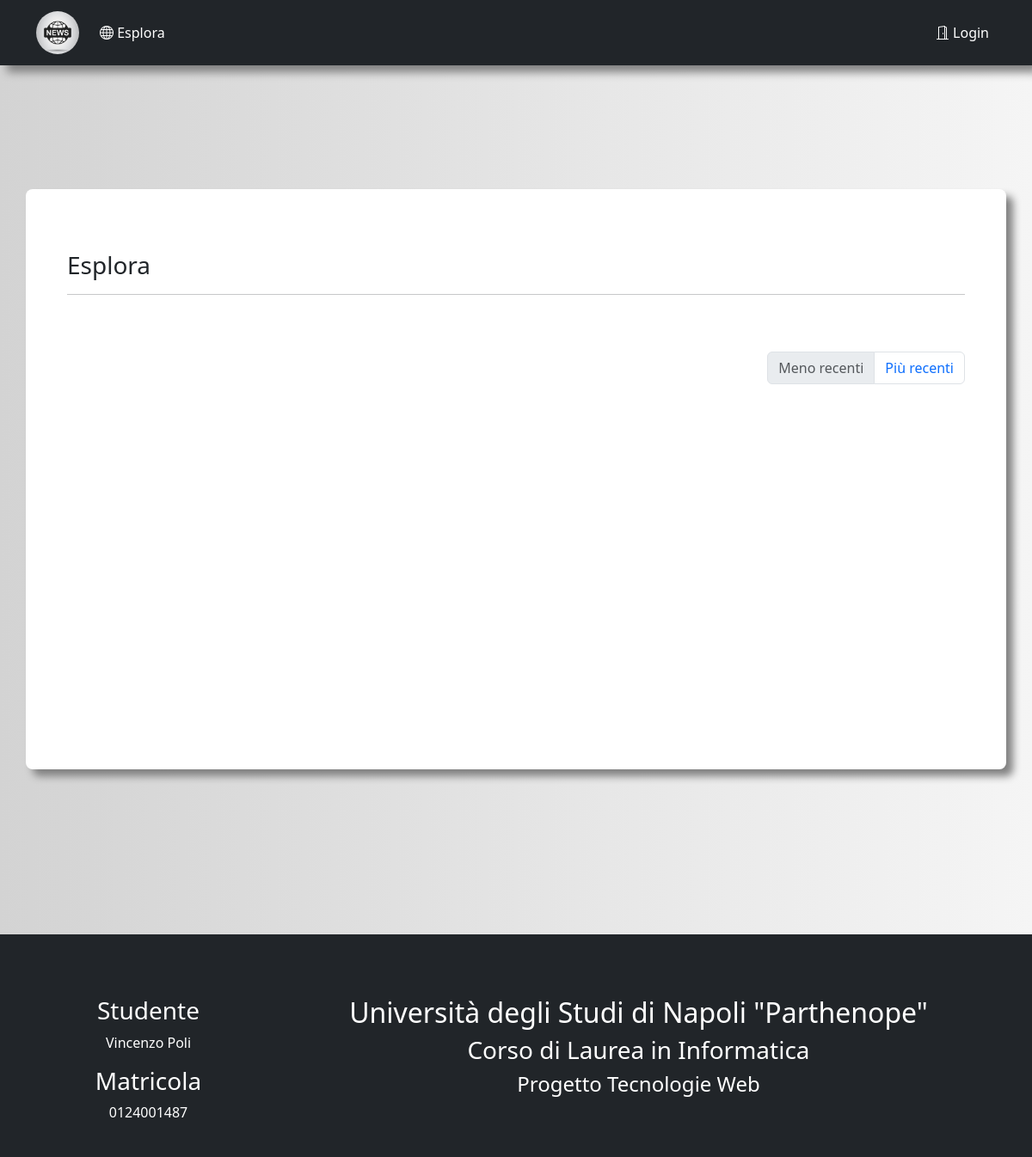
The app's page /explore?page=2, older data.
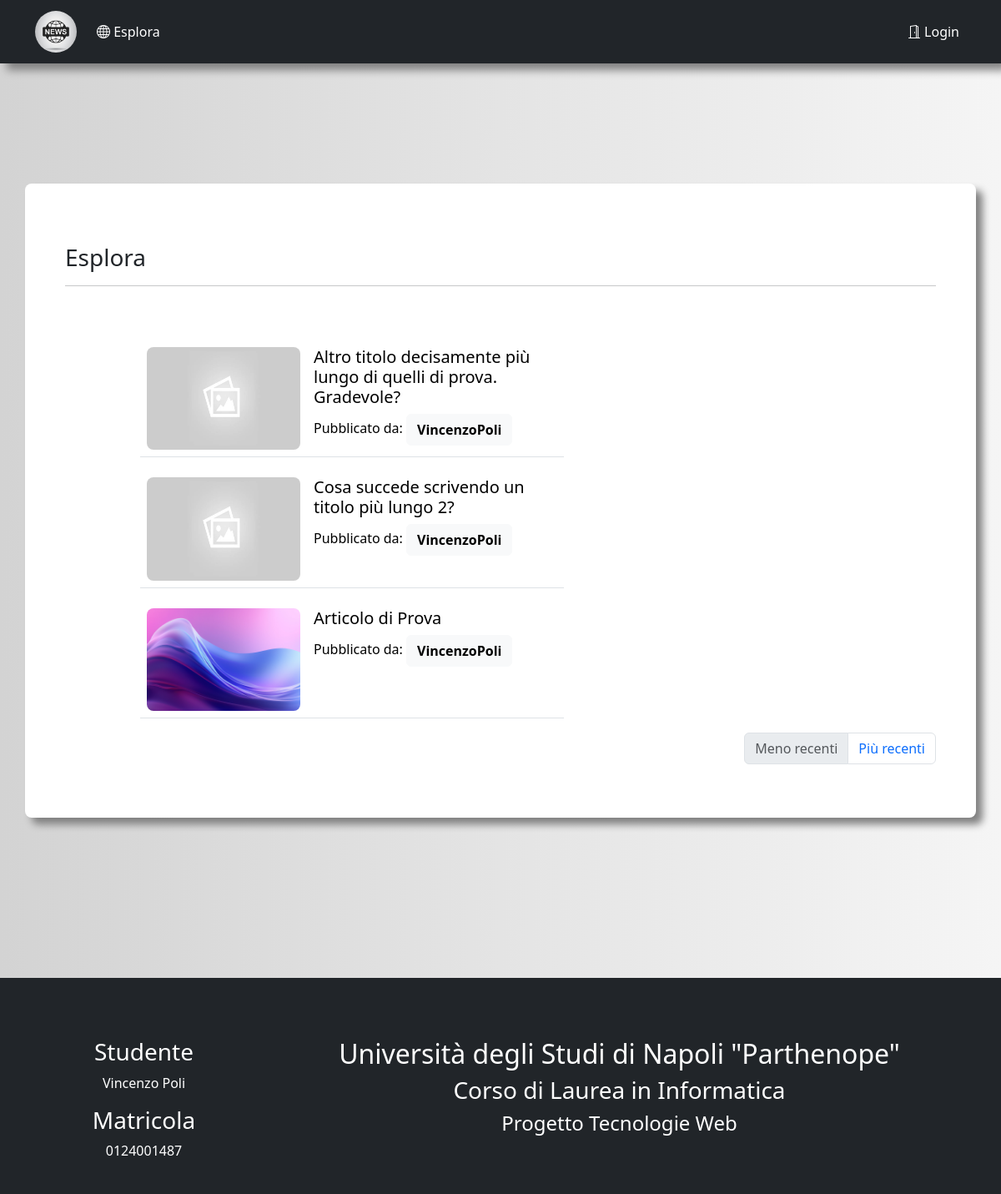
The same page, newer data.
### app/models.py (models this page shows, shortened)
class Article(db.Model):
    id = db.Column(db.Integer, primary_key=True)
    title = db.Column(db.String(75), unique=True)
    subtitle = db.Column(db.String(150))
    body = db.Column(db.Text())
    head_img = db.Column(db.String())
    timeStamp = db.Column(db.DateTime, index=True, default=datetime.now(timezone.utc))
    author = db.Column(db.String(64))
    user_id = db.Column(db.Integer, db.ForeignKey('user.id'))
    def head_image(self):
        return self.head_img

### app/routes.py (the view)
@app.route('/explore')
def explore():
    current_page = 'explore'
    session['url'] = url_for('explore')
    page = request.args.get('page', 1, type=int)
    articles = Article.query.order_by(Article.timeStamp.desc()).paginate(
        page=page, per_page=app.config['ARTICLES_PER_PAGE'], error_out=False
    )
    if articles.has_next:
        next_url = url_for('explore', page=articles.next_num)
    else:
        next_url = None
    if articles.has_prev:
        prev_url = url_for('explore', page=articles.prev_num)
    else:
        prev_url = None
    first_col = articles.items[:8]
    second_col = articles.items[8:16]
    return render_template(
        'explore.html', title='Esplora',
        next_url=next_url, prev_url=prev_url,
        first_col=first_col, second_col=second_col,
        user=current_user,
        current_page=current_page
    )

### app/routes.py (called while the page is built)
@app.before_request
def before_request():
    if current_user.is_authenticated:
        current_user.last_seen = datetime.now()
        db.session.commit()

### app/templates/explore.html (shortened to what this page needs)
{% extends "base.html" %}
{% block app_content %}
    <h3>Esplora</h3>
    <hr>
    <div class="row">
        <div class="col-sm-1 pt-5"></div>
        <div class="col-sm-6 pt-5">
            <table class="table-responsive">
                <tr>
                    <td>
                        {% for article in first_col %}
                            <table class="table">
                                <tr>
                                    <td style="width: 200px; height: 140px">
                                        <a href="{{ url_for('published', article_title=article.title) }}">
                                            <img class="explore-image" src="{{ article.head_image() }}" alt="explore-image" onerror="fallBackIMG(this)">
                                        </a>
                                    </td>
                                    <td style="position: relative">
                                        <h5 class="text-link">
                                            <a class="text-anchor" href="{{ url_for('published', article_title=article.title) }}">
                                                {{ article.title }}
                                            </a>
                                        </h5>
                                        <p style="display: inline">Pubblicato da: </p>
                                        <p class="text-link" style="display: inline">
                                            <a class="btn btn-light" href="{{ url_for('user', username=article.author) }}">
                                                <strong>{{ article.author }}</strong>
                                            </a>
                                        </p>
                                    </td>
                                </tr>
                            </table>
                        {% endfor %}
                    </td>
                </tr>
            </table>
        </div>
        <div class="col-sm-3 pt-5">
            <table class="table-responsive">
                <tr>
                    <td>
                    </td>
                </tr>
            </table>
        </div>
        <div class="col-sm-2 pt-5"></div>
    </div>
    {% if next_url and prev_url %}
        <ul class="pagination justify-content-end">
            <li class="page-item"><a class="page-link" href="{{ next_url }}">Meno recenti</a></li>
            <li class="page-item"><a class="page-link" href="{{ prev_url }}">Più recenti</a></li>
        </ul>
    {% elif next_url %}
        <ul class="pagination justify-content-end">
            <li class="page-item"><a class="page-link" href="{{ next_url }}">Meno recenti</a></li>
            <li class="page-item disabled"><a class="page-link" href="{{ prev_url }}">Più recenti</a></li>
        </ul>
    {% elif prev_url %}
        <ul class="pagination justify-content-end">
            <li class="page-item disabled"><a class="page-link" href="{{ next_url }}">Meno recenti</a></li>
            <li class="page-item"><a class="page-link" href="{{ prev_url }}">Più recenti</a></li>
        </ul>
    {% endif %}
{% endblock %}

Row changes from the older to the newer data that the page shows:
now on this page (row edited): Article: title "Altro titolo decisamente più lungo di quelli di prova. Gradevole?", author "VincenzoPoli"
now on this page (row edited): Article: title "Cosa succede scrivendo un titolo più lungo 2?", author "VincenzoPoli"
now on this page (row unchanged): Article: head_image (picture), title "Articolo di Prova", author "VincenzoPoli"
